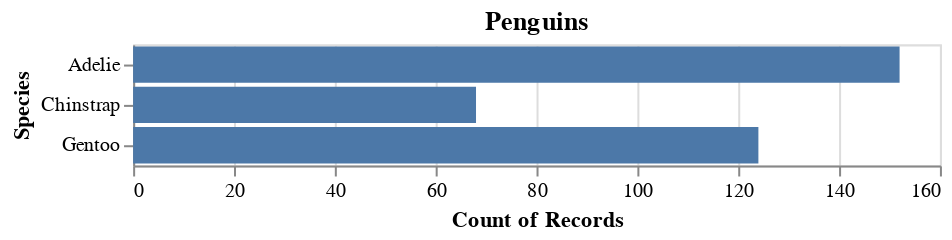

The code cell stored with this chart in its notebook:
### Markdown cell above
##### Add a title

### Code cell
chart.properties(title='Penguins')

### Figure 1 — Vega-Lite specification as saved in the notebook (floating-point values rounded to 4 significant figures; data arrays with more than 128 entries replaced by an {"elided": "..."} marker saying what was removed)
{"config": {"view": {"continuousWidth": 400, "continuousHeight": 300}}, "data": {"name": "data-fe71607a42dbd7cdd20b91354e9016c1"}, "mark": "bar", "encoding": {"x": {"type": "quantitative", "aggregate": "count"}, "y": {"type": "nominal", "field": "Species"}}, "title": "Penguins", "$schema": "https://vega.github.io/schema/vega-lite/v4.8.1.json", "datasets": {"data-fe71607a42dbd7cdd20b91354e9016c1": {"elided": "344 records"}}}
